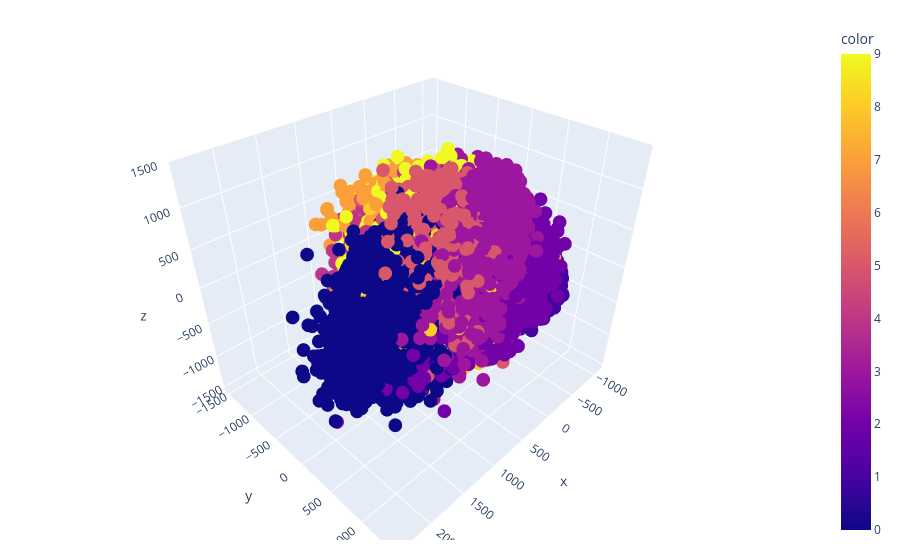

Here is the notebook cell this chart was saved with:
### Code cell
y_train_trf = y_train.astype(str)
fig = px.scatter_3d(x=X_train_trf[:,0], y=X_train_trf[:,1], z=X_train_trf[:,2],
              color=y_train)
fig.update_layout(
    margin=dict(l=20, r=20, t=20, b=20)
    # paper_bgcolor="LightSteelBlue",
)
fig.show()

### Figure 1 — Plotly figure (JSON) as saved in the notebook; plotly's stock layout.template omitted (floating-point values rounded to 4 significant figures; data arrays with more than 128 entries replaced by an {"elided": "..."} marker saying what was removed)
{"data": [{"hovertemplate": "x=%{x}<br>y=%{y}<br>z=%{z}<br>color=%{marker.color}<extra></extra>", "legendgroup": "", "marker": {"color": {"elided": "33600 int values"}, "coloraxis": "coloraxis", "symbol": "circle"}, "mode": "markers", "name": "", "scene": "scene", "showlegend": false, "type": "scatter3d", "x": {"elided": "33600 float values"}, "y": {"elided": "33600 float values"}, "z": {"elided": "33600 float values"}}], "layout": {"coloraxis": {"colorbar": {"title": {"text": "color"}}, "colorscale": [[0, "#0d0887"], [0.1111, "#46039f"], [0.2222, "#7201a8"], [0.3333, "#9c179e"], [0.4444, "#bd3786"], [0.5556, "#d8576b"], [0.6667, "#ed7953"], [0.7778, "#fb9f3a"], [0.8889, "#fdca26"], [1, "#f0f921"]]}, "legend": {"tracegroupgap": 0}, "margin": {"b": 20, "l": 20, "r": 20, "t": 20}, "scene": {"domain": {"x": [0, 1], "y": [0, 1]}, "xaxis": {"title": {"text": "x"}}, "yaxis": {"title": {"text": "y"}}, "zaxis": {"title": {"text": "z"}}}}}
